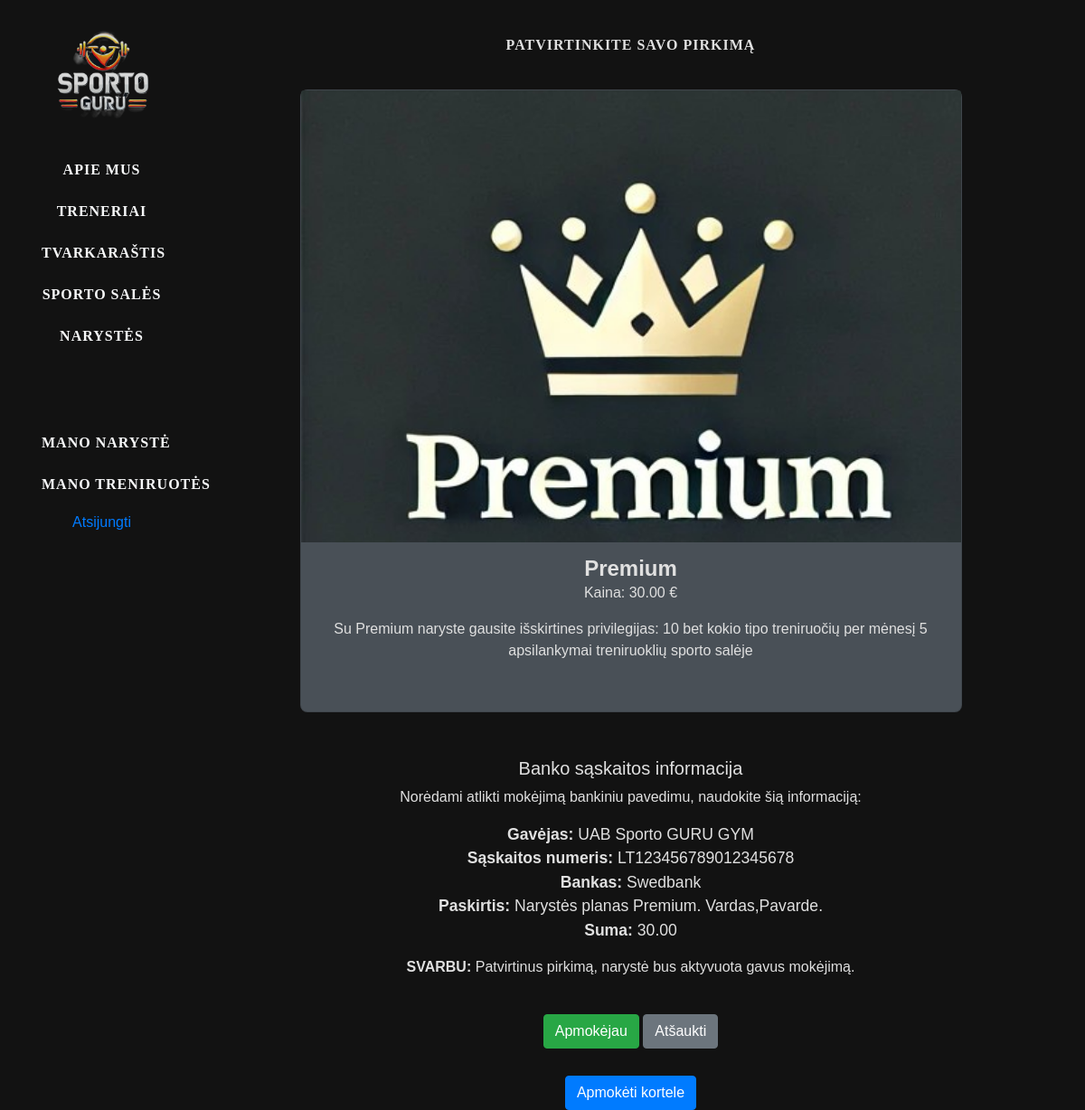
Before: /gympro/pirkti-naryste/1/ (signed in) with the older database file.
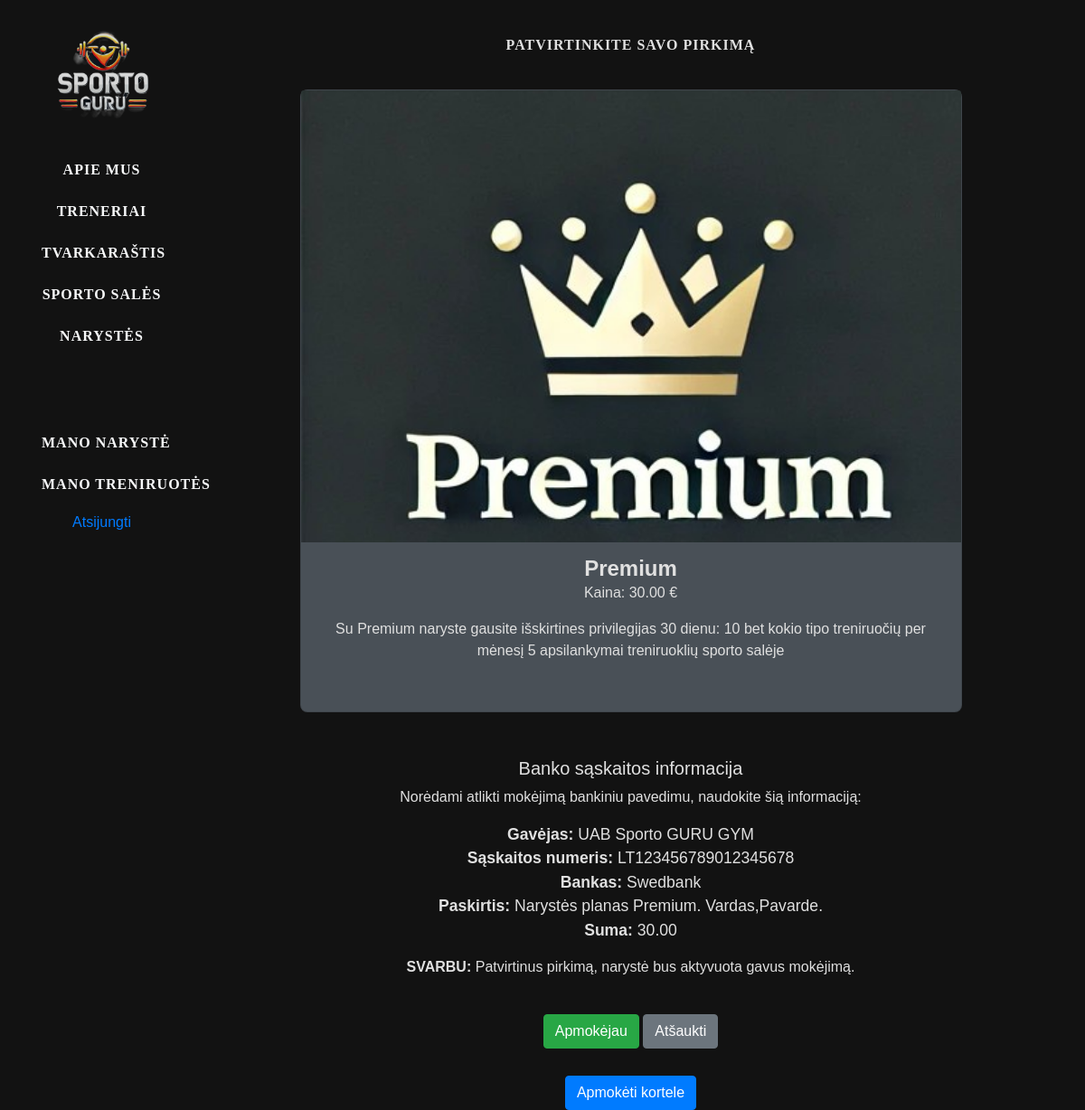
After: the same page with the newer database file.
### gympro/models.py (models this page shows, shortened)
class MembershipPlan(models.Model):
    name = models.CharField(max_length=100, unique=True)
    description = models.TextField("Aprašymas", max_length=500, help_text="Plano aprašymas")
    monthly_fee = models.DecimalField(max_digits=10, decimal_places=2)
    photo = models.ImageField(upload_to='membership_logos/', blank=True, null=True)
    access_level = models.CharField(
        max_length=50,
        choices=[
            ('paprastas', 'Paprastas'),
            ('premium', 'Premium'),
            ('platinum', 'Platinum')]
    )
    class Meta:
        ordering = ["name"]
        verbose_name = "Narystė"
        verbose_name_plural = "Narystės"

### gympro/views.py (the view)
# urls.py: path('pirkti-naryste/<int:narystes_id>/', views.pirkti_naryste, name='pirkti_naryste'),
@login_required
def pirkti_naryste(request, narystes_id):
    naryste = get_object_or_404(MembershipPlan, id=narystes_id)
    member = request.user.member
    context = {
        'naryste': naryste,
        'member': member,
    }
    return render(request, 'patvirtinti_pirkima.html', context=context)

### gympro/templates/patvirtinti_pirkima.html (shortened to what this page needs)
{% extends "base.html" %}
{% block content %}
{% load static %}
<div class="col-sm-10">
    <h4>Patvirtinkite savo pirkimą</h4>
    <div class="container" style="display: flex; justify-content: center; gap: 20px;">
        <div class="card" style="width: 80%; margin: 20px 0; border-radius: 8px; background-color: #495057">
            {% if naryste.photo %}
                <img src="{{ naryste.photo.url }}" class="card-img-top" alt="logotipas" style="height: 500px; ">
            {% else %}
                <img src="{% static 'images/logo.png' %}" class="card-img-top" alt="logotipas">
            {% endif %}
            <div class="card-body">
                <h5 class="card-title">{{ naryste.name }}</h5>
                <p>Kaina: {{ naryste.monthly_fee }} €</p>
                <p>{{ naryste.description }}</p>
                <br>
            </div>
        </div>
    </div>
    <div class="container" style="margin-top: 30px; text-align: center;">
        <h5>Banko sąskaitos informacija</h5>
        <p>Norėdami atlikti mokėjimą bankiniu pavedimu, naudokite šią informaciją:</p>
        <ul style="list-style-type: none; padding: 0; font-size: 1.1rem;">
            <li><strong>Gavėjas:</strong> UAB Sporto GURU GYM</li>
            <li><strong>Sąskaitos numeris:</strong> LT123456789012345678</li>
            <li><strong>Bankas:</strong> Swedbank</li>
            <li><strong>Paskirtis:</strong> Narystės planas {{ naryste.name }}. Vardas,Pavarde.</li>
            <li><strong>Suma:</strong>  {{ naryste.monthly_fee }}</li>
        </ul>
        <p><strong>SVARBU:</strong> Patvirtinus pirkimą, narystė bus aktyvuota gavus mokėjimą.</p>
        <br>
        {% if member.membership_type == naryste %}
            <button class="btn btn-success" disabled>Jūs jau turite šią narystę</button>
        {% else %}
            <a href="{% url 'patvirtinti_pirkima' naryste.id %}" class="btn btn-success">Apmokėjau</a>
        {% endif %}
            <a href="{% url 'narystes' %}" class="btn btn-secondary">Atšaukti</a>
    </div>
        <div class="container" style="margin-top: 30px; text-align: center;">
            <form method="post" action="{% url 'korteles_apmokejimas' naryste.id %}">
                {% if member.membership_type == naryste %}
                    <br>
                {% else %}
                    <button type="submit" class="btn btn-primary">Apmokėti kortele</button>
                {% endif %}
            </form>
        </div>
</div>
{% endblock %}

Changed rows visible on the page:
changed MembershipPlan "Premium": description "Su Premium naryste gausite išskirtines privilegijas: 10 bet kokio tipo treniruočių per mėnesį 5 apsilankymai treniruoklių sporto salėje" → "Su Premium naryste gausite išskirtines privilegijas 30 dienu: 10 bet kokio tipo treniruočių per mėnesį 5 apsilankymai treniruoklių sporto salėje"
